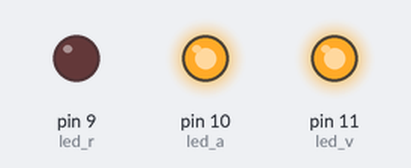
This sketch was run on a simulated Arduino Uno, built with avr-gcc and run on an emulated ATmega328P. Parts: output pins drawn as LEDs (lit = HIGH).

Above: at 0.05 s.
At 1.15 s:
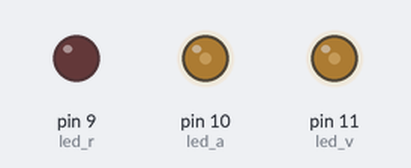
At 1.7 s:
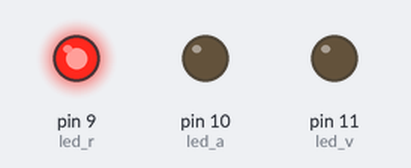
At 2.25 s:
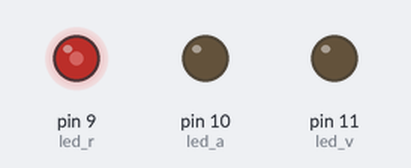
At 3.35 s:
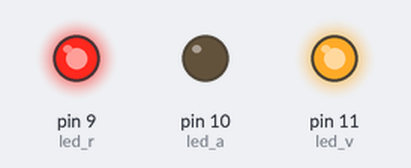
At 4.5 s:
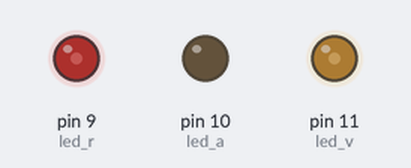
Timing chart, 0 to 5.9 s (numbered marks = the images above):
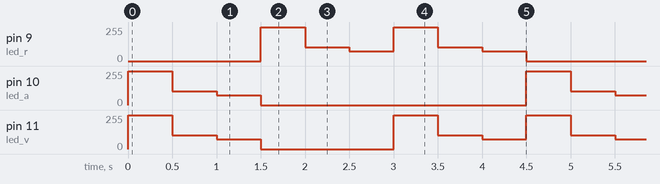

Measured:
- by itself, pin 10 (led_a): repeats every 4.5 s: 105/255 0.50 s, 75/255 0.50 s, 0/255 3.0 s, 255/255 0.50 s
- by itself, pin 9 (led_r): repeats every 4.5 s: 105/255 0.50 s, 75/255 0.50 s, 255/255 0.50 s, 105/255 0.50 s, 75/255 0.50 s, 0/255 1.5 s, 255/255 0.50 s
- by itself, pin 11 (led_v): repeats every 4.5 s: 105/255 0.50 s, 75/255 0.50 s, 0/255 1.5 s, 255/255 0.50 s, 105/255 0.50 s, 75/255 0.50 s, 255/255 0.50 s

The sketch:

2C.ino
```cpp
#define led_r 9
#define led_a 10
#define led_v 11

void setup() {
  pinMode(led_r, OUTPUT);
  pinMode(led_a, OUTPUT);
  pinMode(led_v, OUTPUT);
}

void loop() {
  analogWrite(led_r, 0);
  analogWrite(led_v, 255);
  analogWrite(led_a, 255);
  delay(500);

  analogWrite(led_r, 0);
  analogWrite(led_v, 105);
  analogWrite(led_a, 105);
  delay(500);

  analogWrite(led_r, 0);
  analogWrite(led_v, 75);
  analogWrite(led_a, 75);
  delay(500);

  analogWrite(led_r, 255);
  analogWrite(led_v, 0);
  analogWrite(led_a, 0);
  delay(500);

  analogWrite(led_r, 105);
  analogWrite(led_v, 0);
  analogWrite(led_a, 0);
  delay(500);

  analogWrite(led_r, 75);
  analogWrite(led_v, 0);
  analogWrite(led_a, 0);
  delay(500);

  analogWrite(led_r, 255);
  analogWrite(led_v, 255);
  analogWrite(led_a, 0);
  delay(500);

  analogWrite(led_r, 105);
  analogWrite(led_v, 105);
  analogWrite(led_a, 0);
  delay(500);

  analogWrite(led_r, 75);
  analogWrite(led_v, 75);
  analogWrite(led_a, 0);
  delay(500);
}
```
